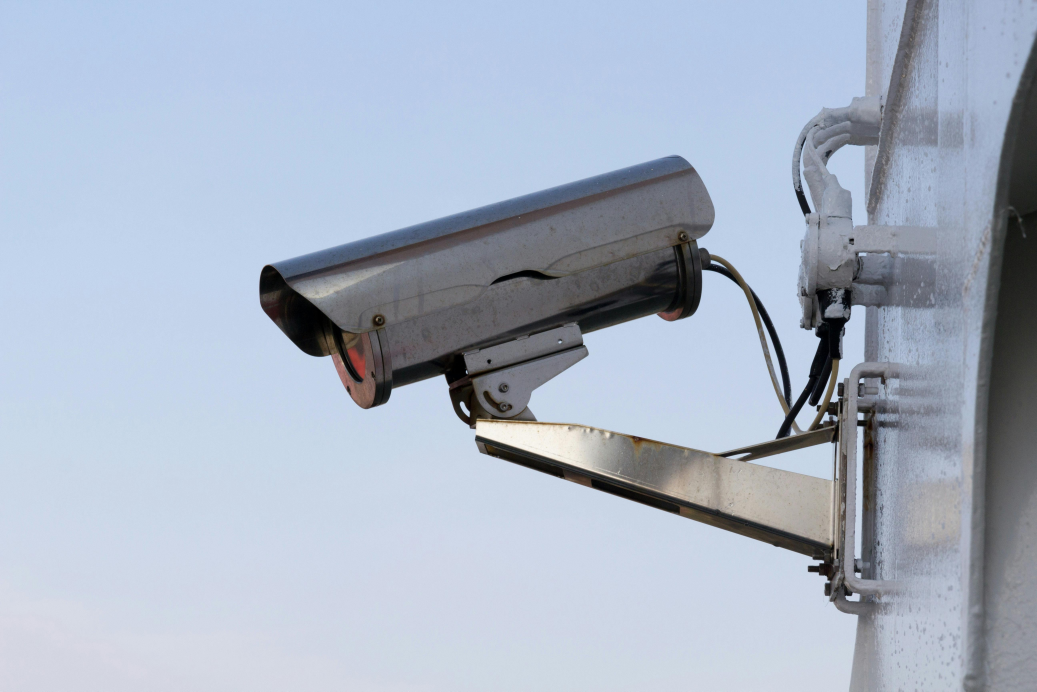
#> input picture Mediapipe introduction along with 2project/img1.jpg, 5184 x 3456 px, given in place of the camera (shown at 1/5 size)
$ python object_dect.py
#> lines starting #> are read from the running program, lines starting #| are printed output that depends on the picture
import cv2
import time
import numpy as np
import imutils

cam = cv2.VideoCapture(1)
time.sleep(1)

firstFrame = None
area = 500

while True:
    _,img = cam.read()
#> img is the input picture: shape (3456, 5184, 3); mean B, G, R 196, 179.3, 168.6
    text = "Normal"
    img = imutils.resize(img, width=500)
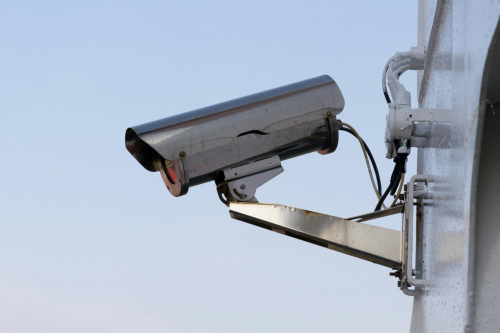
#> img: shape (333, 500, 3); mean B, G, R 196, 179.3, 168.6

    grayImg = cv2.cvtColor(img, cv2.COLOR_BGR2GRAY)
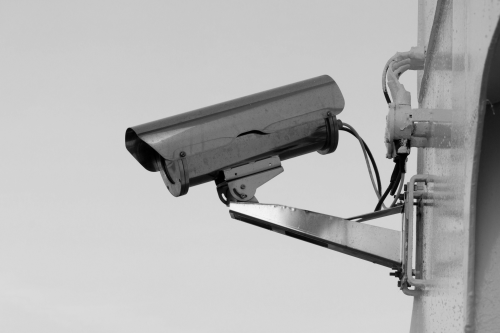
#> grayImg: shape (333, 500); min 0, max 244, mean 178

    gaussian_blurred = cv2.GaussianBlur(grayImg, (21, 21), 0)
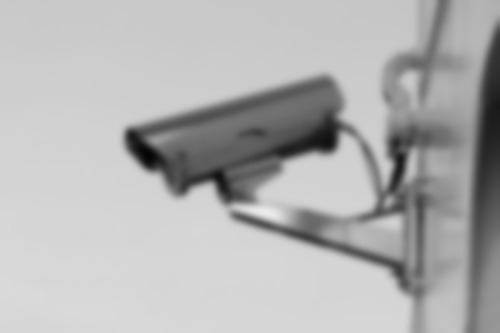
#> gaussian_blurred: shape (333, 500); min 5, max 235, mean 178

    if firstFrame is None:
        firstFrame = gaussian_blurred
        continue
    imgDiff = cv2.absdiff(firstFrame, gaussian_blurred)

    tresh = cv2.threshold(imgDiff, 25, 255, cv2.THRESH_BINARY)[1]
    tresh = cv2.dilate(tresh, None, iterations=2)

    cnts = cv2.findContours(tresh.copy(), cv2.RETR_EXTERNAL, cv2.CHAIN_APPROX_SIMPLE)
    cnts = imutils.grab_contours(cnts)

    for c in cnts:
        if cv2.contourArea(c) < area:
            continue
        (x, y, w, h) = cv2.boundingRect(c)
        cv2.rectangle(img, (x, y), (x + w, y + h), (0, 0, 255), 5)
        text = "Movement Detected"

    cv2.putText(img, text, (10, 20), cv2.FONT_HERSHEY_SIMPLEX, 0.9, (0, 255, 0), 2)
    cv2.imshow("cameraFeed", img)

    key = cv2.waitKey(10)
    if key == ord('q'):
        break

cam.release()
cv2.destroyAllWindows()
